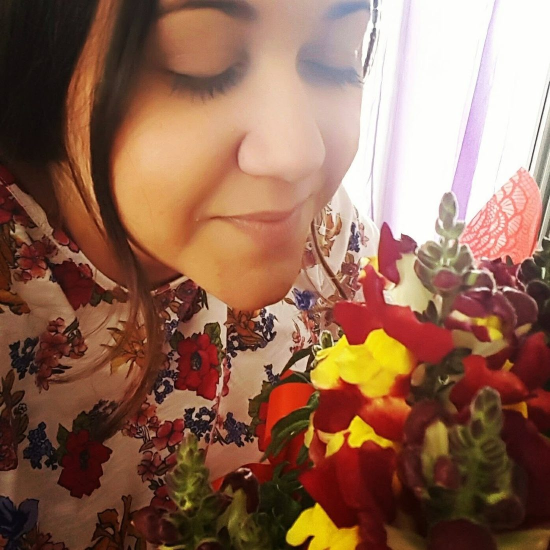
#> input picture images/katerina-tsiga.jpg, 1100 x 1100 px, found by its file name (shown at 1/2 size)
$ python build-portrait.py
#> lines starting #> are read from the running program, lines starting #| are printed output that depends on the picture
#!/usr/bin/env python3
"""Rebuild the About portrait at the aspect ratio it is actually displayed at.

WHY. The served file was a 1100x1100 square while CSS renders it in a 4:3 box with
`object-fit: cover; object-position: 50% 30%`. Two consequences, both measured:

  * the CSS crop throws away (1 - 3/4) = 25% of the pixels of EVERY downloaded file;
    the visible region is exactly y in [82.5, 907.5] of the square;
  * there was no srcset, so a phone downloaded the same 98 KiB file as a desktop.

Cropping once here makes the CSS crop a no-op, and srcset candidates let each device
take only what it needs. Requires: ~/.venvs/img (Pillow + pillow-avif-plugin).

    ~/.venvs/img/bin/python tools/build-portrait.py

QUALITY IS CHOSEN BY MEASUREMENT, NOT BY A SLIDER. Mean/max per-pixel error against
the JPEG master (the highest-bitrate source available), cropped to the visible region:

    current live AVIF (1100x1100)  98.0 KiB   mean 1.72   max 27   <- what people get today
    AVIF q70  (1100x825)           90.0 KiB   mean 1.72   max 24   <- chosen: equal-or-better
    AVIF q60  (1100x825)           64.7 KiB   mean 2.10   max 31   <- rejected: measurably worse
    WebP q88                       113.7 KiB  mean 1.69   max 22
    JPEG q90                        176.3 KiB mean 1.19   max 21

q70 is the only candidate that is provably not a downgrade (identical mean error,
lower peak error) while being smaller, so that is what ships. Do not "optimise" this
to q60 to win another 25 KiB without measuring first — that trades visible fidelity
for bytes the owner never asked to save.

THE JPEG MASTER STAYS. `images/katerina-tsiga.jpg` (1100x1100, square) is referenced by
the LocalBusiness JSON-LD as `image`, so it must not be renamed or deleted; it is also
the source this script crops from. The old square .avif/.webp are regenerated from it
and are deleted, because nothing references them any more.
"""
import os
import sys
from PIL import Image

IMG = os.path.expanduser("~/tsiga-speech-therapy/images")
MASTER = f"{IMG}/katerina-tsiga.jpg"
TOP, HEIGHT = 82, 825          # 82.5 floored: a 0.5 source px = 0.25 CSS px of framing
WIDTHS = [550, 750, 1100]      # 550 -> 1x desktop (548 CSS px), 750 -> 2x phone, 1100 -> 2x desktop
QUALITY = {"avif": 70, "webp": 88, "jpg": 88}

master = Image.open(MASTER).convert("RGB")
#> master is the input picture: PIL image 1100x1100 RGB; mean R, G, B 144.3, 104, 84.1
if master.size != (1100, 1100):
    sys.exit(f"προσδοκούσα master 1100x1100, βρήκα {master.size}")
crop = master.crop((0, TOP, master.width, TOP + HEIGHT))
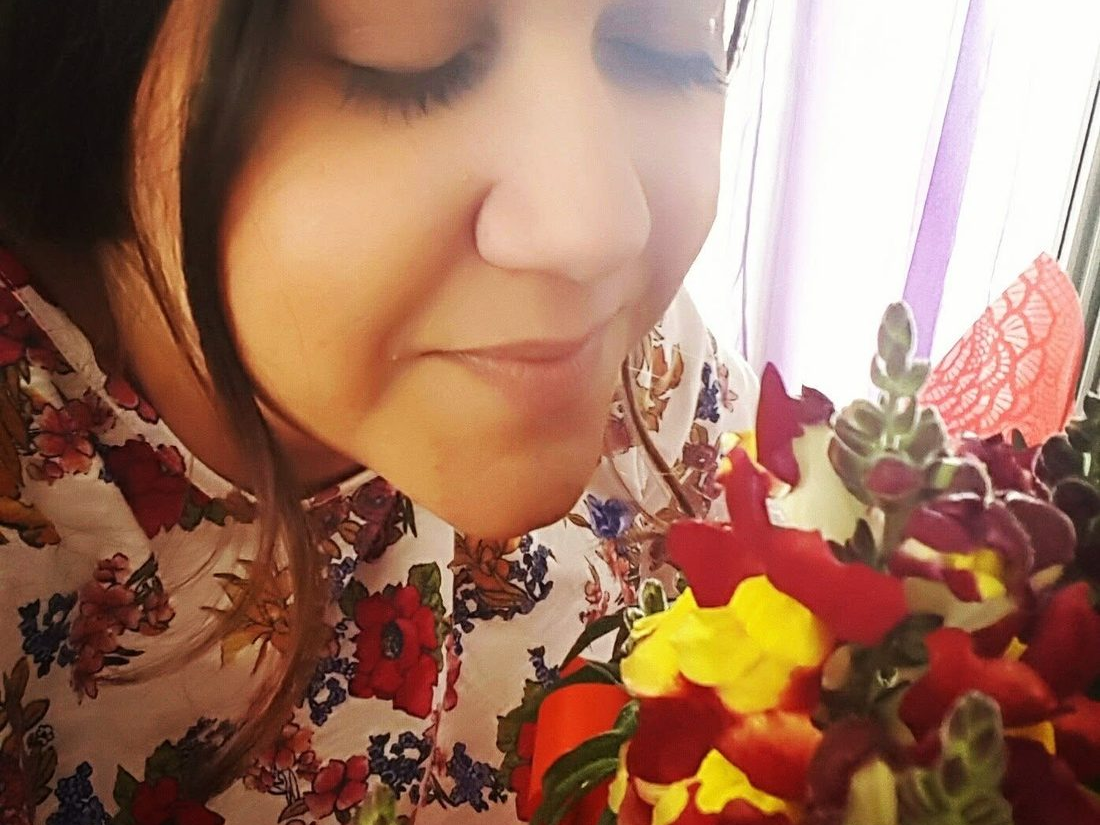
#> crop: PIL image 1100x825 RGB; mean R, G, B 158.7, 115.1, 94.1
if crop.width / crop.height != 4 / 3:
    sys.exit(f"το crop δεν είναι 4:3: {crop.size}")

written = []
for w in WIDTHS:
    h = round(w * 3 / 4)
    im = crop.resize((w, h), Image.LANCZOS)
#> (the run stopped early here; a loop or call above may not have finished)
